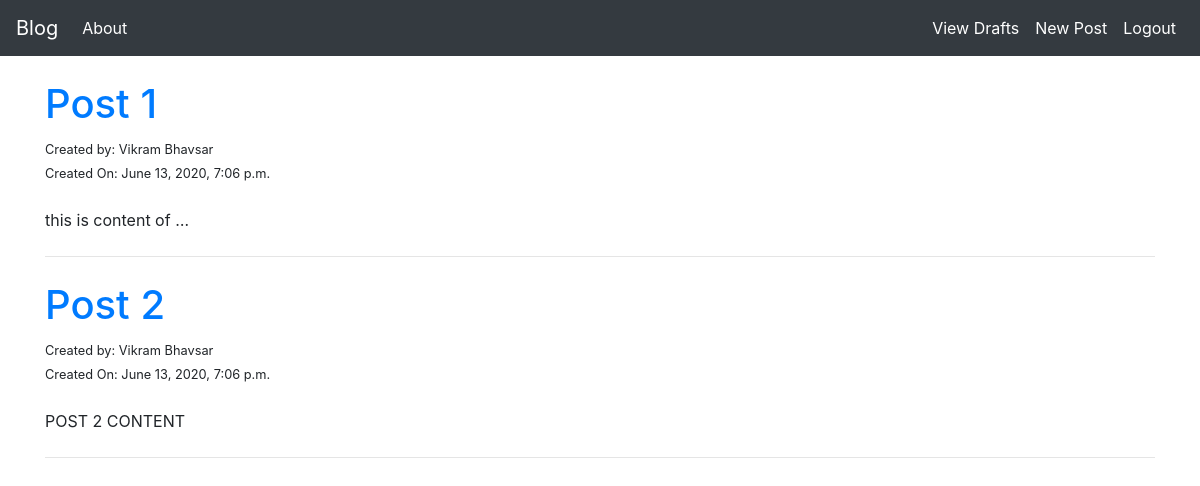
Page /drafts/ (signed in) on the committed database.
### blog/models.py (models this page shows, shortened)
class Post(models.Model):
    author = models.ForeignKey(settings.AUTH_USER_MODEL,on_delete=models.CASCADE,related_name="posts")
    title = models.CharField(max_length=200)
    text = models.TextField()
    create_date = models.DateTimeField(default=timezone.now())
    publish_date = models.DateTimeField(blank=True,null=True)

### blog/views.py (the view)
# urls.py: path("drafts/",views.DraftPostList.as_view(),name="draft_list"),
class DraftPostList(LoginRequiredMixin,ListView):
    login_url = "/login/"
    model = Post
    template_name = "blog/draft_list.html"
    def get_queryset(self):
        return Post.objects.filter(publish_date__isnull=True).order_by("-create_date")

### blog/templates/blog/draft_list.html
{% extends "blog/base.html" %}
{% block body_block %}
    <br>
    {% for item in object_list %}
        <h1> <a href="{% url "post_detail" pk=item.pk %}">{{item.title}}</a> </h1>
        <small>Created by: {{ item.author.first_name }} {{ item.author.last_name }}</small><br>
        <small>Created On: {{item.create_date}}</small>
        <br> <br>
        <p>{{item.text | truncatewords:4 }}</p>
        <hr class="my-4">
    {% endfor %}
{% endblock %}

### rows in the picture
Post: title "Post 1", author.first_name "Vikram", author.last_name "Bhavsar", create_date "June 13, 2020, 7:06 p.m.", text "this is content of …"
Post: title "Post 2", author.first_name "Vikram", author.last_name "Bhavsar", create_date "June 13, 2020, 7:06 p.m.", text "POST 2 CONTENT"
